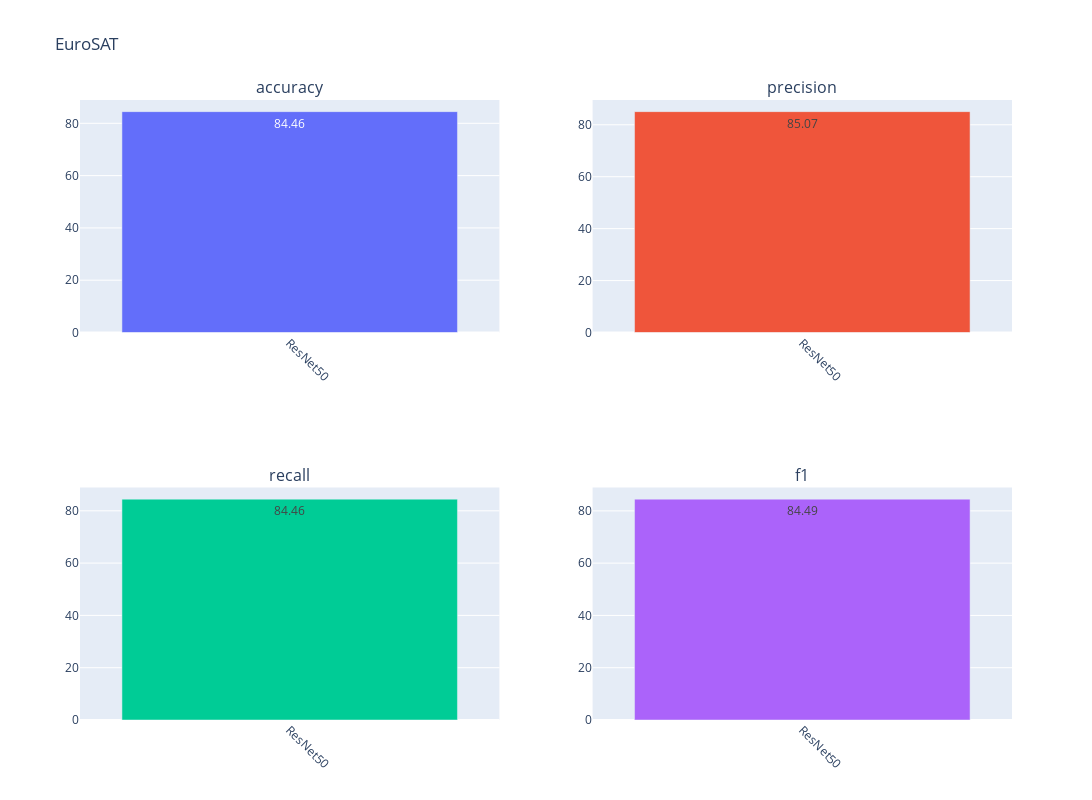

Notebook source saved alongside this figure:
### Code cell
test_predictions = np.argmax(test_predictions, axis = 1)

results = Metrics(title = "EuroSAT")
results.run(test.classes, test_predictions, method_name = "ResNet50")
results.plot()

plot_confusion_matrix(test.classes, test_predictions, classes = test.class_indices.keys())

### Figure 1 — Plotly figure (JSON) as saved in the notebook; plotly's stock layout.template omitted (floating-point values rounded to 4 significant figures)
{"data": [{"name": "accuracy", "text": ["84.46"], "textposition": "auto", "type": "bar", "x": ["ResNet50"], "xaxis": "x", "y": [84.46], "yaxis": "y"}, {"name": "precision", "text": ["85.07"], "textposition": "auto", "type": "bar", "x": ["ResNet50"], "xaxis": "x2", "y": [85.07], "yaxis": "y2"}, {"name": "recall", "text": ["84.46"], "textposition": "auto", "type": "bar", "x": ["ResNet50"], "xaxis": "x3", "y": [84.46], "yaxis": "y3"}, {"name": "f1", "text": ["84.49"], "textposition": "auto", "type": "bar", "x": ["ResNet50"], "xaxis": "x4", "y": [84.49], "yaxis": "y4"}], "layout": {"annotations": [{"font": {"size": 16}, "showarrow": false, "text": "accuracy", "x": 0.225, "xanchor": "center", "xref": "paper", "y": 1, "yanchor": "bottom", "yref": "paper"}, {"font": {"size": 16}, "showarrow": false, "text": "precision", "x": 0.775, "xanchor": "center", "xref": "paper", "y": 1, "yanchor": "bottom", "yref": "paper"}, {"font": {"size": 16}, "showarrow": false, "text": "recall", "x": 0.225, "xanchor": "center", "xref": "paper", "y": 0.375, "yanchor": "bottom", "yref": "paper"}, {"font": {"size": 16}, "showarrow": false, "text": "f1", "x": 0.775, "xanchor": "center", "xref": "paper", "y": 0.375, "yanchor": "bottom", "yref": "paper"}], "height": 800, "showlegend": false, "title": {"text": "EuroSAT"}, "width": 1200, "xaxis": {"anchor": "y", "domain": [0, 0.45], "tickangle": 45}, "xaxis2": {"anchor": "y2", "domain": [0.55, 1], "tickangle": 45}, "xaxis3": {"anchor": "y3", "domain": [0, 0.45], "tickangle": 45}, "xaxis4": {"anchor": "y4", "domain": [0.55, 1], "tickangle": 45}, "yaxis": {"anchor": "x", "domain": [0.625, 1]}, "yaxis2": {"anchor": "x2", "domain": [0.625, 1]}, "yaxis3": {"anchor": "x3", "domain": [0, 0.375]}, "yaxis4": {"anchor": "x4", "domain": [0, 0.375]}}}
